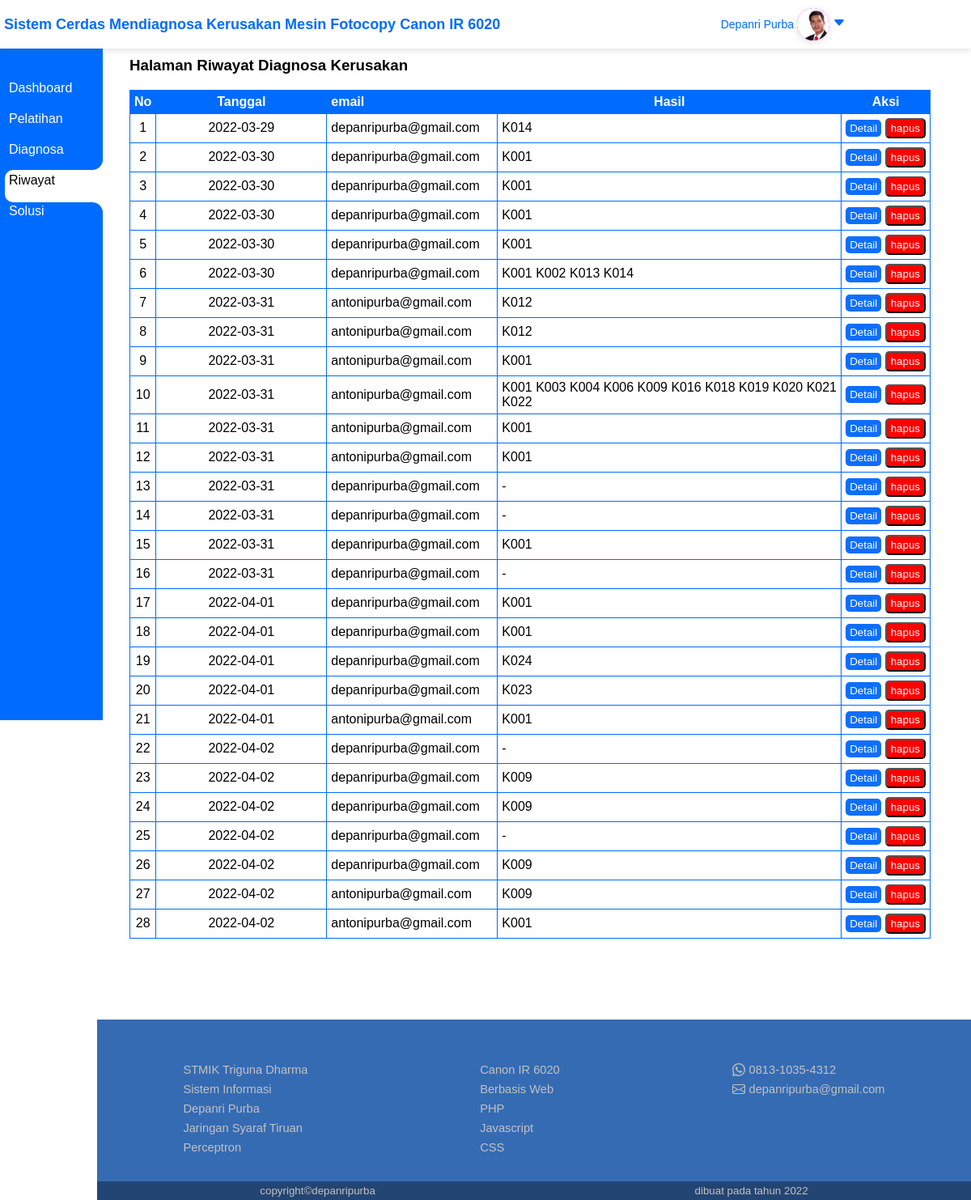
Screenshot of /riwayat (signed in) with the database file from the repository.
### tables this page shows
CREATE TABLE `hasildiagnosa` (
  `id` int NOT NULL,
  `tanggal` date NOT NULL,
  `email` varchar(100) NOT NULL,
  `x1` int NOT NULL DEFAULT '-1',
  `x2` int NOT NULL DEFAULT '-1',
  `x3` int NOT NULL DEFAULT '-1',
  `x4` int NOT NULL DEFAULT '-1',
  `x5` int NOT NULL DEFAULT '-1',
  `x6` int NOT NULL DEFAULT '-1',
  `x7` int NOT NULL DEFAULT '-1',
  `x8` int NOT NULL DEFAULT '-1',
  `x9` int NOT NULL DEFAULT '-1',
  `x10` int NOT NULL DEFAULT '-1',
  `x11` int NOT NULL DEFAULT '-1',
  `x12` int NOT NULL DEFAULT '-1',
  `x13` int NOT NULL DEFAULT '-1',
  `x14` int NOT NULL DEFAULT '-1',
  `x15` int NOT NULL DEFAULT '-1',
  `x16` int NOT NULL DEFAULT '-1',
  `x17` int NOT NULL DEFAULT '-1',
  `x18` int NOT NULL DEFAULT '-1',
  `x19` int NOT NULL DEFAULT '-1',
  `x20` int NOT NULL DEFAULT '-1',
  `x21` int NOT NULL DEFAULT '-1',
  `x22` int NOT NULL DEFAULT '-1',
  `x23` int NOT NULL DEFAULT '-1',
  `x24` int NOT NULL DEFAULT '-1',
  `x25` int NOT NULL DEFAULT '-1',
  `x26` int NOT NULL DEFAULT '-1',
  `x27` int NOT NULL DEFAULT '-1',
  `x28` int NOT NULL DEFAULT '-1',
  `x29` int NOT NULL DEFAULT '-1',
  `x30` int NOT NULL DEFAULT '-1',
  `x31` int NOT NULL DEFAULT '-1',
  `x32` int NOT NULL DEFAULT '-1',
  `kodeKerusakan` varchar(500) NOT NULL
);

### core/Purbacontroler.php (called while the page is built)
<?php
	class Purbacontroler{
		public function tampil($params,$data){
			require_once "view/".$params.".php";
		}
	}
 ?>

### controler/Riwayat.php (called while the page is built, shortened)
<?php
require_once "model/Hasildiagnosamodel.php";
class Riwayat extends Purbacontroler
{
    public function index()
    {
        $databody = new Hasildiagnosamodel();
        $databody = $databody->ambilriwayat();
        $this->tampil("Riwayat", $databody);
    }
}

### index.php (called while the page is built, shortened)
<?php
require_once "core/Purbacontroler.php";
require_once "core/Purbamodel.php";
class Purba{
	public $method = "index";
	public function __construct(){
		$controler = new $this->controler();
		$var1 = "";
		$var2 = "";
		$method = $this->method;
		$controler->$method($var1,$var2);
	}
}
$depanri = new Purba();
?>

### core/Purbamodel.php (called while the page is built, shortened)
<?php
class Purbamodel{
	public $dbserver = "localhost";
	public $dbuser = "root";
	public $dbpass = "root";
	public $dbname = "scperceptron";
	public function __construct(){
		$this->konek = new Mysqli($this->dbserver,$this->dbuser,$this->dbpass,$this->dbname);
	}
}

### model/Hasildiagnosamodel.php (called while the page is built, shortened)
<?php
class Hasildiagnosamodel extends Purbamodel
{
	public function ambilriwayat()
	{
		$hak = $_SESSION['login']['hak'];
		if ($hak == 'admin') {
			$query = "SELECT * FROM hasildiagnosa";
		} else {
			$query = "SELECT * FROM hasildiagnosa WHERE email='" . $_SESSION['login']['email']."'";
		}
		$result = $this->konek->query($query);
		$dataarray = [];
		while ($data = mysqli_fetch_assoc($result)) {
			$dataarray[] = $data;
		}
		return $dataarray;
	}
}

### view/Riwayat.php (the view, shortened to what this page needs)
<div class="container">
	<div class="null">
	</div>
	<div class="content">
		<div class="halaman">
			<div class="judul-halaman">
				<h3>Halaman Riwayat Diagnosa Kerusakan</h3>
			</div>
			<div class="isi-halaman">
				<table cellspacing="0" class="tabel">
					<tr>
						<td>No</td>
						<td>Tanggal</td>
						<td>email</td>
						<td>Hasil</td>
						<td>Aksi</td>
					</tr>
					<?php $nomor = 1 ?>
					<?php foreach ($data as $item) : ?>
						<?php
							$hasil = $item['kodeKerusakan']!=null? $item['kodeKerusakan']:'-';
						 ?>
						<tr class="tabel-isi">
							<td><?= $nomor ?></td>
							<td class="tanggal"><?= $item['tanggal'] ?></td>
							<td class="tanggal"><?= $item['email'] ?></td>
							<td class="kode"><span class="kode"><?= $hasil ?></span></td>
							<?php
							$duplikat = $item;
								unset($duplikat['id'],$duplikat['tanggal'],$duplikat['email'],$duplikat['kodeKerusakan']);
								$centang = "";
								foreach($duplikat as $index=>$value){
									if($value==1){
										$centang.=",".$index;
									}
								}
								$centang = substr($centang,1);
							?>
							<td><a class="diagnosa-ulang font-small" href="<?= BASE_URL ?>riwayat/detail/<?= $item['kodeKerusakan'] ?>[]<?=$centang?>">Detail</a>&nbsp;<button class="btn-hapus" onclick="hapus({code:'<?= $item['tanggal'] ?>',url:'<?= BASE_URL ?>riwayat/hapus/<?= $item['id'] ?>'})">hapus</button></td>
						</tr>
						<?php $nomor++ ?>
					<?php endforeach ?>
				</table>
			</div>
		</div>
	</div>
</div>

### assets/css/index.css (style rules this page uses)
* { font-family: helvetica, arial, sans-serif; }
.tanggal { width: 200px; }
body { background: white; margin: 0; padding: 0; }
.diagnosa-ulang { align-self: center; text-decoration: none; border-radius: 5px; padding: 3px 5px; background: #0D6EFD; color: white; }
.font-small { font-size: 10pt; }
button { cursor: pointer; }
.container { display: grid; grid-template-columns: 130px auto; }
.content { text-align: left; padding-right: 50px; min-height: 100vh; }
.halaman { margin-top: 70px; margin-left: 30px; }
.tabel td { border-top: 1px solid #006cff; ; border-bottom: 0; border-left: 1px solid #006cff; ; padding: 5px; text-align: center; }
.tabel tr td:nth-child(3) { text-align: left; }
.tabel tr:last-child td { border-bottom: 1px solid #006cff; }
.tabel tr td:last-child { border-right: 1px solid #006cff; }
.tabel tr:first-child { font-weight: bold; background: #006cff; color: white; }
.btn-hapus { background: red; font-size: 10pt; border-radius: 5px; color: white; text-decoration: none; padding: 3px 5px; cursor: pointer; }
.kode { text-align: left !important; }

### rows the page displays
hasildiagnosa: tanggal "2022-03-29", email "depanripurba@gmail.com", kodeKerusakan "K014"
hasildiagnosa: tanggal "2022-03-30", email "depanripurba@gmail.com", kodeKerusakan "K001"
hasildiagnosa: tanggal "2022-03-30", email "depanripurba@gmail.com", kodeKerusakan "K001"
hasildiagnosa: tanggal "2022-03-30", email "depanripurba@gmail.com", kodeKerusakan "K001"
hasildiagnosa: tanggal "2022-03-30", email "depanripurba@gmail.com", kodeKerusakan "K001"
hasildiagnosa: tanggal "2022-03-30", email "depanripurba@gmail.com", kodeKerusakan "K001 K002 K013 K014"
hasildiagnosa: tanggal "2022-03-31", email "antonipurba@gmail.com", kodeKerusakan "K012"
hasildiagnosa: tanggal "2022-03-31", email "antonipurba@gmail.com", kodeKerusakan "K012"
hasildiagnosa: tanggal "2022-03-31", email "antonipurba@gmail.com", kodeKerusakan "K001"
hasildiagnosa: tanggal "2022-03-31", email "antonipurba@gmail.com", kodeKerusakan "K001 K003 K004 K006 K009 K016 K018 K019 K020 K021 K022"
hasildiagnosa: tanggal "2022-03-31", email "antonipurba@gmail.com", kodeKerusakan "K001"
hasildiagnosa: tanggal "2022-03-31", email "antonipurba@gmail.com", kodeKerusakan "K001"
hasildiagnosa: tanggal "2022-03-31", email "depanripurba@gmail.com", kodeKerusakan "-"
hasildiagnosa: tanggal "2022-03-31", email "depanripurba@gmail.com", kodeKerusakan "-"
hasildiagnosa: tanggal "2022-03-31", email "depanripurba@gmail.com", kodeKerusakan "K001"
hasildiagnosa: tanggal "2022-03-31", email "depanripurba@gmail.com", kodeKerusakan "-"
hasildiagnosa: tanggal "2022-04-01", email "depanripurba@gmail.com", kodeKerusakan "K001"
hasildiagnosa: tanggal "2022-04-01", email "depanripurba@gmail.com", kodeKerusakan "K001"
hasildiagnosa: tanggal "2022-04-01", email "depanripurba@gmail.com", kodeKerusakan "K024"
hasildiagnosa: tanggal "2022-04-01", email "depanripurba@gmail.com", kodeKerusakan "K023"
hasildiagnosa: tanggal "2022-04-01", email "antonipurba@gmail.com", kodeKerusakan "K001"
hasildiagnosa: tanggal "2022-04-02", email "depanripurba@gmail.com", kodeKerusakan "-"
hasildiagnosa: tanggal "2022-04-02", email "depanripurba@gmail.com", kodeKerusakan "K009"
hasildiagnosa: tanggal "2022-04-02", email "depanripurba@gmail.com", kodeKerusakan "K009"
hasildiagnosa: tanggal "2022-04-02", email "depanripurba@gmail.com", kodeKerusakan "-"
hasildiagnosa: tanggal "2022-04-02", email "depanripurba@gmail.com", kodeKerusakan "K009"
hasildiagnosa: tanggal "2022-04-02", email "antonipurba@gmail.com", kodeKerusakan "K009"
hasildiagnosa: tanggal "2022-04-02", email "antonipurba@gmail.com", kodeKerusakan "K001"

### other values shown
$_SESSION['login']['username'] "Depanri Purba"
$menu "Dashboard"
$menu "Pelatihan"
$menu "Diagnosa"
$menu "Riwayat"
$menu "Solusi"
